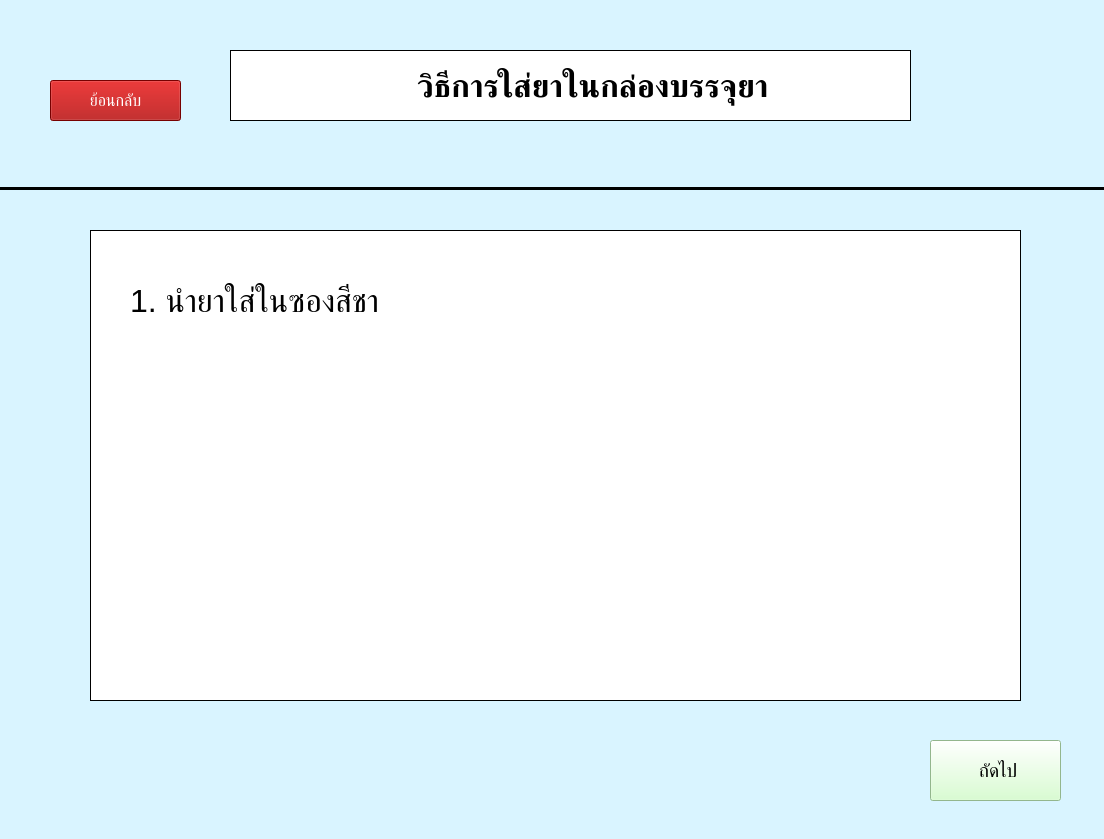
<?xml version="1.0" encoding="UTF-8"?>
<ui version="4.0">
 <class>med_pack</class>
 <widget class="QMainWindow" name="med_pack">
  <property name="geometry">
   <rect>
    <x>0</x>
    <y>0</y>
    <width>1104</width>
    <height>839</height>
   </rect>
  </property>
  <property name="font">
   <font>
    <pointsize>10</pointsize>
   </font>
  </property>
  <property name="windowTitle">
   <string>วิธีการใส่ยา</string>
  </property>
  <property name="styleSheet">
   <string notr="true">background-color: rgb(217, 244, 255)</string>
  </property>
  <property name="toolButtonStyle">
   <enum>Qt::ToolButtonIconOnly</enum>
  </property>
  <widget class="QWidget" name="centralwidget">
   <widget class="QLabel" name="packMed_label">
    <property name="geometry">
     <rect>
      <x>230</x>
      <y>50</y>
      <width>681</width>
      <height>71</height>
     </rect>
    </property>
    <property name="font">
     <font>
      <pointsize>24</pointsize>
      <weight>75</weight>
      <bold>true</bold>
     </font>
    </property>
    <property name="styleSheet">
     <string notr="true">background-color: rgb(255, 255, 255);</string>
    </property>
    <property name="frameShape">
     <enum>QFrame::Box</enum>
    </property>
    <property name="lineWidth">
     <number>1</number>
    </property>
    <property name="text">
     <string>     วิธีการใส่ยาในกล่องบรรจุยา</string>
    </property>
    <property name="textFormat">
     <enum>Qt::AutoText</enum>
    </property>
    <property name="scaledContents">
     <bool>false</bool>
    </property>
    <property name="alignment">
     <set>Qt::AlignCenter</set>
    </property>
    <property name="wordWrap">
     <bool>true</bool>
    </property>
   </widget>
   <widget class="QLabel" name="pack_icon_label">
    <property name="geometry">
     <rect>
      <x>270</x>
      <y>70</y>
      <width>41</width>
      <height>41</height>
     </rect>
    </property>
    <property name="font">
     <font>
      <pointsize>24</pointsize>
      <weight>75</weight>
      <bold>true</bold>
     </font>
    </property>
    <property name="styleSheet">
     <string notr="true">background-color: rgb(255, 255, 255);</string>
    </property>
    <property name="frameShape">
     <enum>QFrame::NoFrame</enum>
    </property>
    <property name="lineWidth">
     <number>1</number>
    </property>
    <property name="text">
     <string/>
    </property>
    <property name="textFormat">
     <enum>Qt::AutoText</enum>
    </property>
    <property name="pixmap">
     <pixmap resource="../Resources/resources.qrc">:/icons/istockphoto-1263011147-170667a.jpg</pixmap>
    </property>
    <property name="scaledContents">
     <bool>true</bool>
    </property>
    <property name="alignment">
     <set>Qt::AlignCenter</set>
    </property>
    <property name="wordWrap">
     <bool>true</bool>
    </property>
   </widget>
   <widget class="Line" name="line">
    <property name="geometry">
     <rect>
      <x>-20</x>
      <y>180</y>
      <width>1201</width>
      <height>16</height>
     </rect>
    </property>
    <property name="frameShadow">
     <enum>QFrame::Plain</enum>
    </property>
    <property name="lineWidth">
     <number>3</number>
    </property>
    <property name="orientation">
     <enum>Qt::Horizontal</enum>
    </property>
   </widget>
   <widget class="QPushButton" name="pack_back_pushButton">
    <property name="geometry">
     <rect>
      <x>50</x>
      <y>80</y>
      <width>131</width>
      <height>41</height>
     </rect>
    </property>
    <property name="font">
     <font>
      <pointsize>12</pointsize>
     </font>
    </property>
    <property name="styleSheet">
     <string notr="true">color: rgb(255, 255, 255);
background-color: rgb(166, 0, 0)</string>
    </property>
    <property name="text">
     <string>ย้อนกลับ</string>
    </property>
   </widget>
   <widget class="QFrame" name="frame">
    <property name="geometry">
     <rect>
      <x>90</x>
      <y>230</y>
      <width>931</width>
      <height>471</height>
     </rect>
    </property>
    <property name="styleSheet">
     <string notr="true">background-color: rgb(255, 255, 255);</string>
    </property>
    <property name="frameShape">
     <enum>QFrame::Box</enum>
    </property>
    <property name="frameShadow">
     <enum>QFrame::Plain</enum>
    </property>
    <widget class="QLabel" name="step_label">
     <property name="geometry">
      <rect>
       <x>40</x>
       <y>50</y>
       <width>411</width>
       <height>41</height>
      </rect>
     </property>
     <property name="font">
      <font>
       <pointsize>24</pointsize>
      </font>
     </property>
     <property name="text">
      <string>1. นำยาใส่ในซองสีชา</string>
     </property>
    </widget>
    <widget class="QLabel" name="img_label">
     <property name="geometry">
      <rect>
       <x>280</x>
       <y>160</y>
       <width>401</width>
       <height>231</height>
      </rect>
     </property>
     <property name="text">
      <string/>
     </property>
     <property name="pixmap">
      <pixmap resource="../Resources/resources.qrc">:/image/med_pack1_img.png</pixmap>
     </property>
     <property name="scaledContents">
      <bool>true</bool>
     </property>
     <property name="alignment">
      <set>Qt::AlignCenter</set>
     </property>
    </widget>
   </widget>
   <widget class="QPushButton" name="next_pushButton">
    <property name="geometry">
     <rect>
      <x>930</x>
      <y>740</y>
      <width>131</width>
      <height>61</height>
     </rect>
    </property>
    <property name="font">
     <font>
      <pointsize>14</pointsize>
     </font>
    </property>
    <property name="styleSheet">
     <string notr="true">background-color: rgb(206, 255, 197);</string>
    </property>
    <property name="text">
     <string> ถัดไป</string>
    </property>
    <property name="icon">
     <iconset resource="../Resources/resources.qrc">
      <normaloff>:/icons/next_icon.png</normaloff>:/icons/next_icon.png</iconset>
    </property>
    <property name="iconSize">
     <size>
      <width>30</width>
      <height>30</height>
     </size>
    </property>
   </widget>
  </widget>
 </widget>
 <resources>
  <include location="../Resources/resources.qrc"/>
 </resources>
 <connections/>
</ui>
